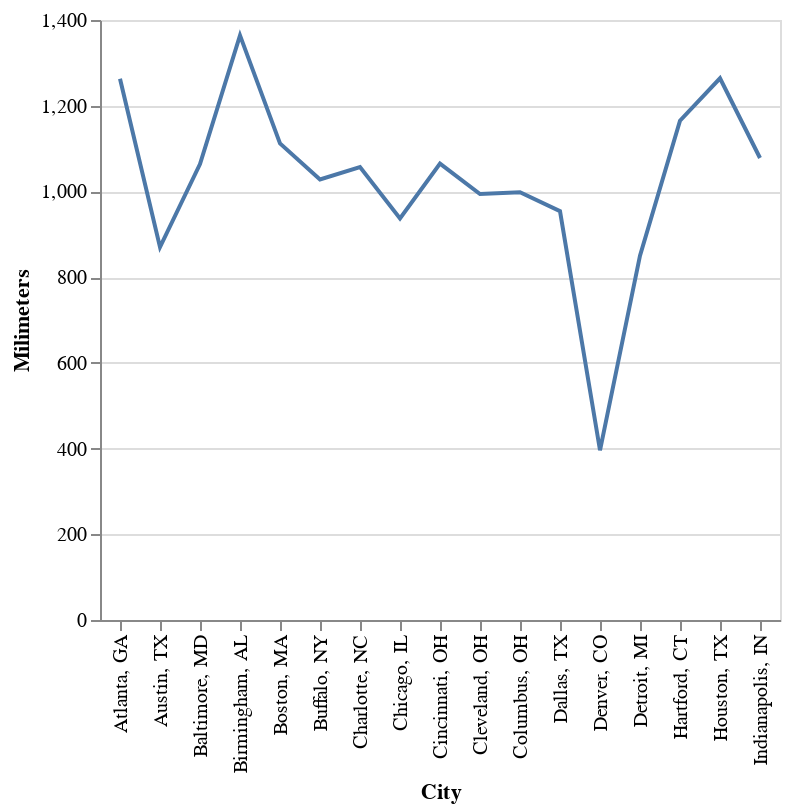

Here is the notebook cell this chart was saved with:
### Code cell
# basic, altair-defaults line chart:
alt.Chart(rainfall).mark_line(
).encode(alt.X("City:N"), 
         alt.Y("Milimeters:Q"))

### Figure 1 — Vega-Lite specification as saved in the notebook (floating-point values rounded to 4 significant figures)
{"config": {"view": {"continuousWidth": 300, "continuousHeight": 300}}, "data": {"name": "data-ffc9e5a73214162b67aa64652cbe3ea1"}, "mark": {"type": "line"}, "encoding": {"x": {"field": "City", "type": "nominal"}, "y": {"field": "Milimeters", "type": "quantitative"}}, "$schema": "https://vega.github.io/schema/vega-lite/v5.8.0.json", "datasets": {"data-ffc9e5a73214162b67aa64652cbe3ea1": [{"Days": 113, "City, State": "Atlanta, GA ", "Inches": 49.7, "Milimeters": 1263, "City": "Atlanta, GA "}, {"Days": 88, "City, State": "Austin, TX ", "Inches": 34.2, "Milimeters": 870, "City": "Austin, TX "}, {"Days": 116, "City, State": "Baltimore, MD ", "Inches": 41.9, "Milimeters": 1064, "City": "Baltimore, MD "}, {"Days": 117, "City, State": "Birmingham, AL ", "Inches": 53.7, "Milimeters": 1364, "City": "Birmingham, AL "}, {"Days": 126, "City, State": "Boston, MA ", "Inches": 43.8, "Milimeters": 1112, "City": "Boston, MA "}, {"Days": 167, "City, State": "Buffalo, NY ", "Inches": 40.5, "Milimeters": 1028, "City": "Buffalo, NY "}, {"Days": 110, "City, State": "Charlotte, NC", "Inches": 41.6, "Milimeters": 1057, "City": "Charlotte, NC"}, {"Days": 124, "City, State": "Chicago, IL", "Inches": 36.9, "Milimeters": 937, "City": "Chicago, IL"}, {"Days": 137, "City, State": "Cincinnati, OH ", "Inches": 41.9, "Milimeters": 1065, "City": "Cincinnati, OH "}, {"Days": 155, "City, State": "Cleveland, OH ", "Inches": 39.1, "Milimeters": 994, "City": "Cleveland, OH "}, {"Days": 139, "City, State": "Columbus, OH ", "Inches": 39.3, "Milimeters": 998, "City": "Columbus, OH "}, {"Days": 81, "City, State": "Dallas, TX ", "Inches": 37.6, "Milimeters": 954, "City": "Dallas, TX "}, {"Days": 87, "City, State": "Denver, CO", "Inches": 15.6, "Milimeters": 396, "City": "Denver, CO"}, {"Days": 135, "City, State": "Detroit, MI ", "Inches": 33.5, "Milimeters": 850, "City": "Detroit, MI "}, {"Days": 130, "City, State": "Hartford, CT ", "Inches": 45.9, "Milimeters": 1165, "City": "Hartford, CT "}, {"Days": 104, "City, State": "Houston, TX ", "Inches": 49.8, "Milimeters": 1264, "City": "Houston, TX "}, {"Days": 129, "City, State": "Indianapolis, IN ", "Inches": 42.4, "Milimeters": 1078, "City": "Indianapolis, IN "}]}}
